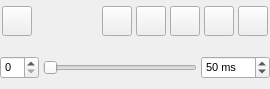
<ui version="4.0">
 <class>TrajectoryWidget</class>
 <widget class="QDockWidget" name="TrajectoryWidget">
  <property name="geometry">
   <rect>
    <x>0</x>
    <y>0</y>
    <width>270</width>
    <height>89</height>
   </rect>
  </property>
  <property name="sizePolicy">
   <sizepolicy hsizetype="Expanding" vsizetype="Minimum">
    <horstretch>0</horstretch>
    <verstretch>0</verstretch>
   </sizepolicy>
  </property>
  <property name="font">
   <font>
    <pointsize>8</pointsize>
   </font>
  </property>
  <property name="floating">
   <bool>true</bool>
  </property>
  <property name="allowedAreas">
   <set>Qt::AllDockWidgetAreas</set>
  </property>
  <property name="windowTitle">
   <string>Trajectory</string>
  </property>
  <widget class="QWidget" name="dockWidgetContents">
   <property name="sizePolicy">
    <sizepolicy hsizetype="MinimumExpanding" vsizetype="MinimumExpanding">
     <horstretch>0</horstretch>
     <verstretch>0</verstretch>
    </sizepolicy>
   </property>
   <layout class="QVBoxLayout" name="verticalLayout">
    <property name="spacing">
     <number>0</number>
    </property>
    <property name="margin">
     <number>0</number>
    </property>
    <item>
     <layout class="QVBoxLayout" name="VerticalLayout">
      <property name="spacing">
       <number>4</number>
      </property>
      <item>
       <layout class="QHBoxLayout" name="HorizontalLayout">
        <property name="spacing">
         <number>4</number>
        </property>
        <item>
         <widget class="QWidget" name="ControlsWidget" native="true">
          <layout class="QHBoxLayout" name="horizontalLayout_2">
           <property name="spacing">
            <number>4</number>
           </property>
           <property name="margin">
            <number>2</number>
           </property>
           <item>
            <widget class="QToolButton" name="TrajectorySwitchButton">
             <property name="minimumSize">
              <size>
               <width>30</width>
               <height>30</height>
              </size>
             </property>
             <property name="maximumSize">
              <size>
               <width>30</width>
               <height>30</height>
              </size>
             </property>
             <property name="text">
              <string/>
             </property>
             <property name="icon">
              <iconset resource="icons.qrc">
               <normaloff>:/playback/icons/traj_view.svg</normaloff>:/playback/icons/traj_view.svg</iconset>
             </property>
             <property name="iconSize">
              <size>
               <width>20</width>
               <height>20</height>
              </size>
             </property>
             <property name="checkable">
              <bool>true</bool>
             </property>
            </widget>
           </item>
           <item>
            <spacer name="horizontalSpacer">
             <property name="orientation">
              <enum>Qt::Horizontal</enum>
             </property>
             <property name="sizeHint" stdset="0">
              <size>
               <width>13</width>
               <height>17</height>
              </size>
             </property>
            </spacer>
           </item>
           <item>
            <widget class="QToolButton" name="TrajectoryFirstFrameButton">
             <property name="minimumSize">
              <size>
               <width>30</width>
               <height>30</height>
              </size>
             </property>
             <property name="maximumSize">
              <size>
               <width>30</width>
               <height>30</height>
              </size>
             </property>
             <property name="text">
              <string/>
             </property>
             <property name="icon">
              <iconset resource="icons.qrc">
               <normaloff>:/playback/icons/traj_first.svg</normaloff>:/playback/icons/traj_first.svg</iconset>
             </property>
             <property name="iconSize">
              <size>
               <width>20</width>
               <height>20</height>
              </size>
             </property>
            </widget>
           </item>
           <item>
            <widget class="QToolButton" name="TrajectoryPreviousFrameButton">
             <property name="minimumSize">
              <size>
               <width>30</width>
               <height>30</height>
              </size>
             </property>
             <property name="maximumSize">
              <size>
               <width>30</width>
               <height>30</height>
              </size>
             </property>
             <property name="text">
              <string/>
             </property>
             <property name="icon">
              <iconset resource="icons.qrc">
               <normaloff>:/playback/icons/traj_prev.svg</normaloff>:/playback/icons/traj_prev.svg</iconset>
             </property>
             <property name="iconSize">
              <size>
               <width>20</width>
               <height>20</height>
              </size>
             </property>
            </widget>
           </item>
           <item>
            <widget class="QToolButton" name="TrajectoryPlayPauseButton">
             <property name="minimumSize">
              <size>
               <width>30</width>
               <height>30</height>
              </size>
             </property>
             <property name="maximumSize">
              <size>
               <width>30</width>
               <height>30</height>
              </size>
             </property>
             <property name="text">
              <string/>
             </property>
             <property name="icon">
              <iconset resource="icons.qrc">
               <normaloff>:/playback/icons/traj_playpause.svg</normaloff>:/playback/icons/traj_playpause.svg</iconset>
             </property>
             <property name="iconSize">
              <size>
               <width>20</width>
               <height>20</height>
              </size>
             </property>
             <property name="checkable">
              <bool>true</bool>
             </property>
            </widget>
           </item>
           <item>
            <widget class="QToolButton" name="TrajectoryNextFrameButton">
             <property name="minimumSize">
              <size>
               <width>30</width>
               <height>30</height>
              </size>
             </property>
             <property name="maximumSize">
              <size>
               <width>30</width>
               <height>30</height>
              </size>
             </property>
             <property name="text">
              <string/>
             </property>
             <property name="icon">
              <iconset resource="icons.qrc">
               <normaloff>:/playback/icons/traj_next.svg</normaloff>:/playback/icons/traj_next.svg</iconset>
             </property>
             <property name="iconSize">
              <size>
               <width>20</width>
               <height>20</height>
              </size>
             </property>
            </widget>
           </item>
           <item>
            <widget class="QToolButton" name="TrajectoryLastFrameButton">
             <property name="minimumSize">
              <size>
               <width>30</width>
               <height>30</height>
              </size>
             </property>
             <property name="maximumSize">
              <size>
               <width>30</width>
               <height>30</height>
              </size>
             </property>
             <property name="text">
              <string/>
             </property>
             <property name="icon">
              <iconset resource="icons.qrc">
               <normaloff>:/playback/icons/traj_last.svg</normaloff>:/playback/icons/traj_last.svg</iconset>
             </property>
             <property name="iconSize">
              <size>
               <width>20</width>
               <height>20</height>
              </size>
             </property>
            </widget>
           </item>
          </layout>
         </widget>
        </item>
       </layout>
      </item>
      <item>
       <widget class="QWidget" name="FrameSelectWidget" native="true">
        <layout class="QHBoxLayout" name="horizontalLayout">
         <property name="spacing">
          <number>4</number>
         </property>
         <property name="margin">
          <number>0</number>
         </property>
         <item>
          <widget class="QSpinBox" name="TrajectoryFrameSpin">
           <property name="toolTip">
            <string>Current frame number</string>
           </property>
          </widget>
         </item>
         <item>
          <widget class="QSlider" name="TrajectoryFrameSlider">
           <property name="toolTip">
            <string>Current frame number</string>
           </property>
           <property name="orientation">
            <enum>Qt::Horizontal</enum>
           </property>
          </widget>
         </item>
         <item>
          <widget class="QSpinBox" name="TrajectoryDelaySpin">
           <property name="toolTip">
            <string>Delay between frames</string>
           </property>
           <property name="suffix">
            <string> ms</string>
           </property>
           <property name="maximum">
            <number>1000</number>
           </property>
           <property name="value">
            <number>50</number>
           </property>
          </widget>
         </item>
        </layout>
       </widget>
      </item>
     </layout>
    </item>
   </layout>
  </widget>
 </widget>
 <resources>
  <include location="icons.qrc"/>
 </resources>
 <connections>
  <connection>
   <sender>TrajectoryFrameSpin</sender>
   <signal>valueChanged(int)</signal>
   <receiver>TrajectoryFrameSlider</receiver>
   <slot>setValue(int)</slot>
   <hints>
    <hint type="sourcelabel">
     <x>38</x>
     <y>77</y>
    </hint>
    <hint type="destinationlabel">
     <x>101</x>
     <y>76</y>
    </hint>
   </hints>
  </connection>
  <connection>
   <sender>TrajectoryFrameSlider</sender>
   <signal>valueChanged(int)</signal>
   <receiver>TrajectoryFrameSpin</receiver>
   <slot>setValue(int)</slot>
   <hints>
    <hint type="sourcelabel">
     <x>165</x>
     <y>81</y>
    </hint>
    <hint type="destinationlabel">
     <x>33</x>
     <y>82</y>
    </hint>
   </hints>
  </connection>
 </connections>
</ui>
